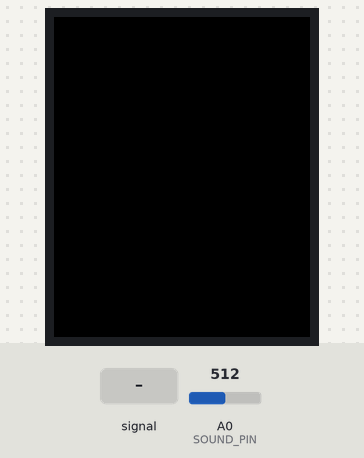
Simulated run of this sketch. Board: Arduino Uno, built with avr-gcc and run on an emulated ATmega328P. Parts: 160×128 colour display. Inputs (shaded band) come from the test bench; at power-on: A0 (SOUND_PIN) = 512.

Above: at 1.4 s.
1.5 s: A0 (SOUND_PIN) fed a 200 Hz sine of ±81 counts around its level
At 1.65 s:
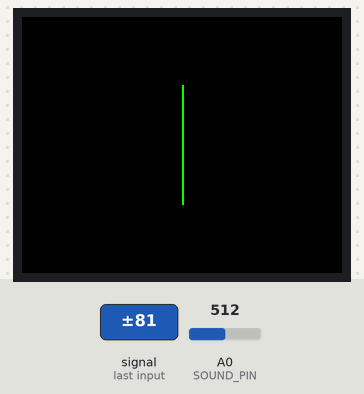
3.9 s: A0 (SOUND_PIN) set to 716
At 4.08 s:
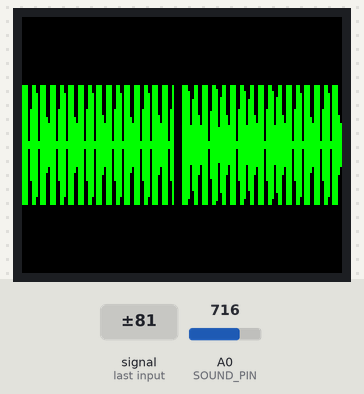
5.4 s: A0 (SOUND_PIN) fed a 1000 Hz sine of ±255 counts around its level
At 5.65 s:
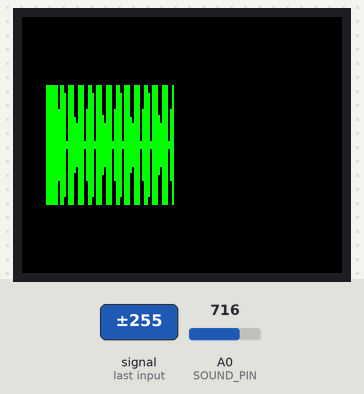
7.0 s: A0 (SOUND_PIN) set to 900
At 7.7 s:
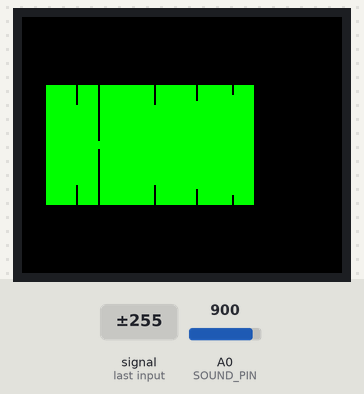
9.3 s: A0 (SOUND_PIN) set to 1023
At 9.8 s:
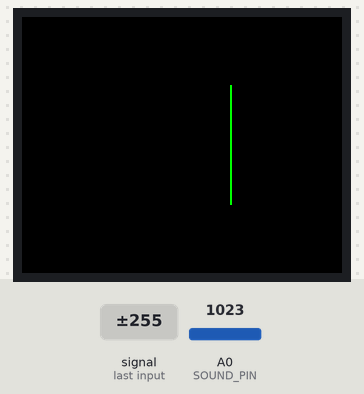
Timing chart, 0 to 11.9 s (numbered marks = the images above; inputs shaded):
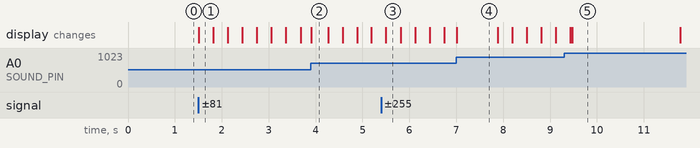

Measured:
- after the input at 1.5 s, the display: changes at once (image 1)
- what the display in image 4 shows lasts 0.9 s, from 7.0 s to 7.9 s
- what the display in image 5 shows lasts 2.3 s, from 9.5 s to 11.8 s

The sketch:

main.ino
```cpp
#include <Adafruit_GFX.h>
#include <Adafruit_ST7735.h>
#include <SPI.h>

#define TFT_CS     10
#define TFT_RST    8
#define TFT_DC     9
#define SOUND_PIN  A0

Adafruit_ST7735 tft = Adafruit_ST7735(TFT_CS, TFT_DC, TFT_RST);

int xPos = 0;
int lastValue = 0;

void setup() {
  tft.initR(INITR_BLACKTAB);
  tft.setRotation(1);
  tft.fillScreen(ST77XX_BLACK);

  delay(100);
  lastValue = analogRead(SOUND_PIN);
}

void loop() {

  int soundValue = analogRead(SOUND_PIN);
  int delta = abs(soundValue - lastValue);

  int waveHeight = map(delta, 0, 30, 0, 60);
  waveHeight = constrain(waveHeight, 0, 60);

  int centerY = 64;

  tft.drawFastVLine(xPos, 0, 128, ST77XX_BLACK);

  tft.drawFastVLine(xPos, centerY - waveHeight/2,
                    waveHeight, ST77XX_GREEN);

  lastValue = soundValue;

  xPos++;
  if (xPos >= 160) {
    xPos = 0;
  }

  delay(15);
}
```
